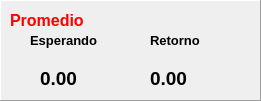
   <widget class="QFrame" name="frame_promedio">
    <property name="geometry">
     <rect>
      <x>720</x>
      <y>240</y>
      <width>261</width>
      <height>101</height>
     </rect>
    </property>
    <property name="frameShape">
     <enum>QFrame::Panel</enum>
    </property>
    <property name="frameShadow">
     <enum>QFrame::Raised</enum>
    </property>
    <widget class="QLabel" name="label_5">
     <property name="geometry">
      <rect>
       <x>10</x>
       <y>10</y>
       <width>91</width>
       <height>21</height>
      </rect>
     </property>
     <property name="palette">
      <palette>
       <active>
        <colorrole role="WindowText">
         <brush brushstyle="SolidPattern">
          <color alpha="255">
           <red>255</red>
           <green>0</green>
           <blue>0</blue>
          </color>
         </brush>
        </colorrole>
       </active>
       <inactive>
        <colorrole role="WindowText">
         <brush brushstyle="SolidPattern">
          <color alpha="255">
           <red>255</red>
           <green>0</green>
           <blue>0</blue>
          </color>
         </brush>
        </colorrole>
       </inactive>
       <disabled>
        <colorrole role="WindowText">
         <brush brushstyle="SolidPattern">
          <color alpha="127">
           <red>255</red>
           <green>255</green>
           <blue>255</blue>
          </color>
         </brush>
        </colorrole>
       </disabled>
      </palette>
     </property>
     <property name="font">
      <font>
       <family>Ubuntu</family>
       <pointsize>12</pointsize>
       <weight>75</weight>
       <bold>true</bold>
      </font>
     </property>
     <property name="text">
      <string>Promedio</string>
     </property>
    </widget>
    <widget class="QLabel" name="label_14">
     <property name="geometry">
      <rect>
       <x>30</x>
       <y>30</y>
       <width>81</width>
       <height>21</height>
      </rect>
     </property>
     <property name="palette">
      <palette>
       <active>
        <colorrole role="WindowText">
         <brush brushstyle="SolidPattern">
          <color alpha="255">
           <red>0</red>
           <green>0</green>
           <blue>0</blue>
          </color>
         </brush>
        </colorrole>
       </active>
       <inactive>
        <colorrole role="WindowText">
         <brush brushstyle="SolidPattern">
          <color alpha="255">
           <red>0</red>
           <green>0</green>
           <blue>0</blue>
          </color>
         </brush>
        </colorrole>
       </inactive>
       <disabled>
        <colorrole role="WindowText">
         <brush brushstyle="SolidPattern">
          <color alpha="127">
           <red>255</red>
           <green>255</green>
           <blue>255</blue>
          </color>
         </brush>
        </colorrole>
       </disabled>
      </palette>
     </property>
     <property name="font">
      <font>
       <family>Ubuntu</family>
       <pointsize>10</pointsize>
       <weight>75</weight>
       <italic>false</italic>
       <bold>true</bold>
      </font>
     </property>
     <property name="text">
      <string>Esperando</string>
     </property>
    </widget>
    <widget class="QLabel" name="label_15">
     <property name="geometry">
      <rect>
       <x>150</x>
       <y>30</y>
       <width>81</width>
       <height>21</height>
      </rect>
     </property>
     <property name="palette">
      <palette>
       <active>
        <colorrole role="WindowText">
         <brush brushstyle="SolidPattern">
          <color alpha="255">
           <red>0</red>
           <green>0</green>
           <blue>0</blue>
          </color>
         </brush>
        </colorrole>
       </active>
       <inactive>
        <colorrole role="WindowText">
         <brush brushstyle="SolidPattern">
          <color alpha="255">
           <red>0</red>
           <green>0</green>
           <blue>0</blue>
          </color>
         </brush>
        </colorrole>
       </inactive>
       <disabled>
        <colorrole role="WindowText">
         <brush brushstyle="SolidPattern">
          <color alpha="127">
           <red>255</red>
           <green>255</green>
           <blue>255</blue>
          </color>
         </brush>
        </colorrole>
       </disabled>
      </palette>
     </property>
     <property name="font">
      <font>
       <family>Ubuntu</family>
       <pointsize>10</pointsize>
       <weight>75</weight>
       <italic>false</italic>
       <bold>true</bold>
      </font>
     </property>
     <property name="text">
      <string>Retorno</string>
     </property>
    </widget>
    <widget class="QLabel" name="label_22">
     <property name="geometry">
      <rect>
       <x>40</x>
       <y>70</y>
       <width>81</width>
       <height>16</height>
      </rect>
     </property>
     <property name="palette">
      <palette>
       <active>
        <colorrole role="WindowText">
         <brush brushstyle="SolidPattern">
          <color alpha="255">
           <red>0</red>
           <green>0</green>
           <blue>0</blue>
          </color>
         </brush>
        </colorrole>
       </active>
       <inactive>
        <colorrole role="WindowText">
         <brush brushstyle="SolidPattern">
          <color alpha="255">
           <red>0</red>
           <green>0</green>
           <blue>0</blue>
          </color>
         </brush>
        </colorrole>
       </inactive>
       <disabled>
        <colorrole role="WindowText">
         <brush brushstyle="SolidPattern">
          <color alpha="127">
           <red>255</red>
           <green>255</green>
           <blue>255</blue>
          </color>
         </brush>
        </colorrole>
       </disabled>
      </palette>
     </property>
     <property name="font">
      <font>
       <family>Ubuntu</family>
       <pointsize>14</pointsize>
       <weight>75</weight>
       <italic>false</italic>
       <bold>true</bold>
      </font>
     </property>
     <property name="text">
      <string>0.00</string>
     </property>
    </widget>
    <widget class="QLabel" name="label_23">
     <property name="geometry">
      <rect>
       <x>150</x>
       <y>70</y>
       <width>81</width>
       <height>16</height>
      </rect>
     </property>
     <property name="palette">
      <palette>
       <active>
        <colorrole role="WindowText">
         <brush brushstyle="SolidPattern">
          <color alpha="255">
           <red>0</red>
           <green>0</green>
           <blue>0</blue>
          </color>
         </brush>
        </colorrole>
       </active>
       <inactive>
        <colorrole role="WindowText">
         <brush brushstyle="SolidPattern">
          <color alpha="255">
           <red>0</red>
           <green>0</green>
           <blue>0</blue>
          </color>
         </brush>
        </colorrole>
       </inactive>
       <disabled>
        <colorrole role="WindowText">
         <brush brushstyle="SolidPattern">
          <color alpha="127">
           <red>255</red>
           <green>255</green>
           <blue>255</blue>
          </color>
         </brush>
        </colorrole>
       </disabled>
      </palette>
     </property>
     <property name="font">
      <font>
       <family>Ubuntu</family>
       <pointsize>14</pointsize>
       <weight>75</weight>
       <italic>false</italic>
       <bold>true</bold>
      </font>
     </property>
     <property name="text">
      <string>0.00</string>
     </property>
    </widget>
   </widget>
